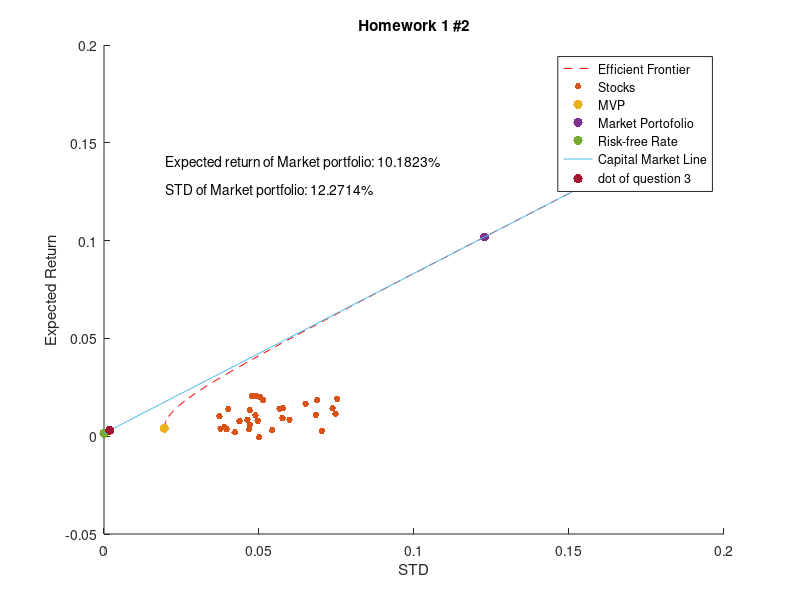

Here is the MATLAB script that generated this plot:
data=textread('DJIA-Data.txt', '%s', 'delimiter', '\n','whitespace', '');
datam=[];
name=cell(30,1);
jj=0;
for i=61:61:1830  
    jj=jj+1;
    name(jj,1)=data(i-60,1);
    datam=[datam,str2num(cell2mat(data(i-59:i)))];
end
datam=datam./100;

m=mean(datam)';
sigma=power(var(datam),1/2);
V=cov(datam);
VI=inv(V);
sz=size(V);
e=ones(sz(1),1);
C=e'*VI*e;
A=e'*VI*m;
BB=m'*VI*m;
D=BB*C-power(A,2);
drift1=C/D;
drift2=-2*A/D;
drift3=BB/D;
x=[];
r=A/C:0.001:0.14;
for rc=r
temp=drift1*power(rc,2)+drift2*rc+drift3;
x=[x,power(temp,1/2)];
end
R=0.0015;
%MVP
MVPm=A/C;
MVPvar=1/C;
%market portofolio
mpo=((m'-R*e')*VI)/((m'-R*e')*VI*e);    
mpm=mpo*m;
mps=power(mpo*V*mpo',1/2);
%-----------------
%capital market line
t=(mpm-R)/mps;
cx=0:0.001:0.18;
cml=t.*cx+R;
%-----------------
%-portfolio in question 3
Given=0.003;
wgt=(Given-R)./(mpm-R);
go=mpo*wgt;
gstd=power(go*V*go',1/2);
%------------------------
figure(2)
hold on
plot(x,r,'LineStyle','--','color','r');
plot(sigma,m','.','markersize',15);
plot(power(1/C,1/2),A/C,'.','markersize',20);
plot(mps,mpm,'.','markersize',20);
plot(0,R,'.','markersize',20);
plot(cx,cml);
plot(gstd,Given,'.','markersize',20);
xlabel('STD');
ylabel('Expected Return');
title('Homework 1 #2');
text(0.02,0.14,sprintf('Expected return of Market portfolio: %s',strcat(num2str(mpm.*100),'%')))
text(0.02,0.14*0.9,sprintf('STD of Market portfolio: %s',strcat(num2str(mps.*100),'%')))
legend('Efficient Frontier','Stocks','MVP','Market Portofolio','Risk-free Rate','Capital Market Line','dot of question 3')






